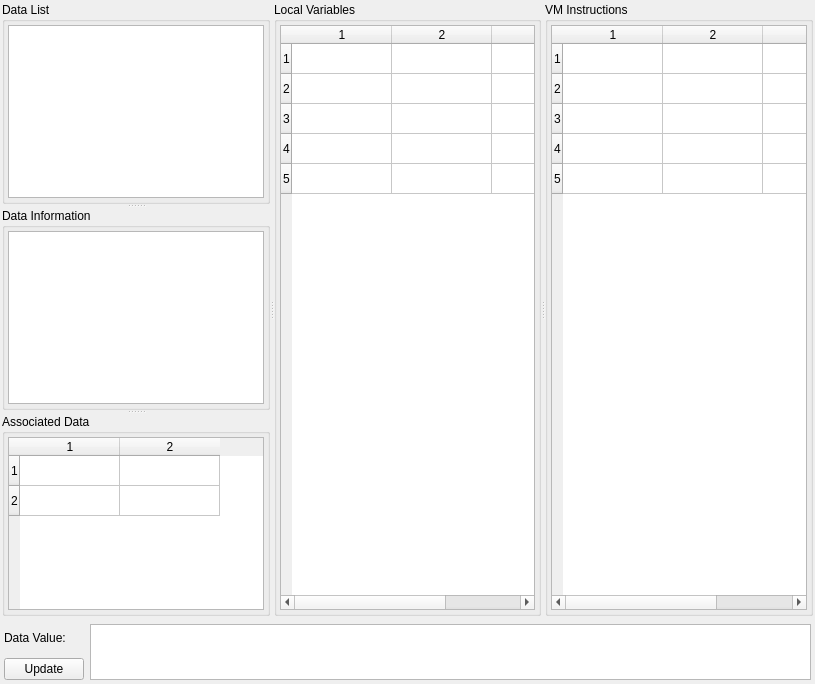
<?xml version="1.0" encoding="UTF-8"?>
<ui version="4.0">
 <class>DaoDataWidget</class>
 <widget class="QWidget" name="DaoDataWidget">
  <property name="geometry">
   <rect>
    <x>0</x>
    <y>0</y>
    <width>815</width>
    <height>684</height>
   </rect>
  </property>
  <property name="windowTitle">
   <string>Form</string>
  </property>
  <layout class="QVBoxLayout" name="verticalLayout_2">
   <property name="margin">
    <number>2</number>
   </property>
   <item>
    <widget class="QSplitter" name="dataSplitter">
     <property name="orientation">
      <enum>Qt::Horizontal</enum>
     </property>
     <widget class="QSplitter" name="splitter">
      <property name="orientation">
       <enum>Qt::Vertical</enum>
      </property>
      <widget class="QGroupBox" name="groupBox">
       <property name="minimumSize">
        <size>
         <width>0</width>
         <height>0</height>
        </size>
       </property>
       <property name="title">
        <string>Data List</string>
       </property>
       <layout class="QVBoxLayout" name="verticalLayout">
        <property name="margin">
         <number>3</number>
        </property>
        <item>
         <widget class="QListWidget" name="wgtDataList"/>
        </item>
       </layout>
      </widget>
      <widget class="QGroupBox" name="groupBox_2">
       <property name="minimumSize">
        <size>
         <width>0</width>
         <height>50</height>
        </size>
       </property>
       <property name="title">
        <string>Data Information</string>
       </property>
       <layout class="QVBoxLayout" name="verticalLayout_4">
        <property name="margin">
         <number>3</number>
        </property>
        <item>
         <widget class="QTextBrowser" name="wgtDataInfo">
          <property name="sizePolicy">
           <sizepolicy hsizetype="Expanding" vsizetype="Expanding">
            <horstretch>0</horstretch>
            <verstretch>0</verstretch>
           </sizepolicy>
          </property>
          <property name="minimumSize">
           <size>
            <width>0</width>
            <height>0</height>
           </size>
          </property>
          <property name="maximumSize">
           <size>
            <width>16777215</width>
            <height>16777215</height>
           </size>
          </property>
         </widget>
        </item>
       </layout>
      </widget>
      <widget class="QGroupBox" name="wgtInfoTableGroup">
       <property name="minimumSize">
        <size>
         <width>0</width>
         <height>50</height>
        </size>
       </property>
       <property name="title">
        <string>Associated Data</string>
       </property>
       <layout class="QVBoxLayout" name="verticalLayout_9">
        <property name="margin">
         <number>3</number>
        </property>
        <item>
         <widget class="QTableWidget" name="wgtInfoTable">
          <property name="rowCount">
           <number>2</number>
          </property>
          <property name="columnCount">
           <number>2</number>
          </property>
          <row/>
          <row/>
          <column/>
          <column/>
         </widget>
        </item>
       </layout>
      </widget>
     </widget>
     <widget class="QGroupBox" name="wgtDataTableGroup">
      <property name="minimumSize">
       <size>
        <width>0</width>
        <height>100</height>
       </size>
      </property>
      <property name="title">
       <string>Local Variables</string>
      </property>
      <layout class="QVBoxLayout" name="verticalLayout_10">
       <property name="margin">
        <number>3</number>
       </property>
       <item>
        <widget class="QTableWidget" name="wgtDataTable">
         <property name="minimumSize">
          <size>
           <width>200</width>
           <height>0</height>
          </size>
         </property>
         <property name="toolTip">
          <string>Double click to view the data object</string>
         </property>
         <property name="rowCount">
          <number>5</number>
         </property>
         <property name="columnCount">
          <number>3</number>
         </property>
         <row/>
         <row/>
         <row/>
         <row/>
         <row/>
         <column/>
         <column/>
         <column/>
        </widget>
       </item>
      </layout>
     </widget>
     <widget class="QGroupBox" name="wgtExtraTableGroup">
      <property name="minimumSize">
       <size>
        <width>0</width>
        <height>100</height>
       </size>
      </property>
      <property name="title">
       <string>VM Instructions</string>
      </property>
      <layout class="QVBoxLayout" name="verticalLayout_11">
       <property name="margin">
        <number>3</number>
       </property>
       <item>
        <widget class="QTableWidget" name="wgtExtraTable">
         <property name="minimumSize">
          <size>
           <width>200</width>
           <height>0</height>
          </size>
         </property>
         <property name="rowCount">
          <number>5</number>
         </property>
         <property name="columnCount">
          <number>3</number>
         </property>
         <row/>
         <row/>
         <row/>
         <row/>
         <row/>
         <column/>
         <column/>
         <column/>
        </widget>
       </item>
      </layout>
     </widget>
    </widget>
   </item>
   <item>
    <widget class="QWidget" name="widget_4" native="true">
     <property name="maximumSize">
      <size>
       <width>16777215</width>
       <height>60</height>
      </size>
     </property>
     <layout class="QHBoxLayout" name="horizontalLayout">
      <property name="margin">
       <number>2</number>
      </property>
      <item>
       <layout class="QVBoxLayout" name="verticalLayout_5">
        <property name="sizeConstraint">
         <enum>QLayout::SetMinimumSize</enum>
        </property>
        <item>
         <widget class="QLabel" name="label_7">
          <property name="maximumSize">
           <size>
            <width>100</width>
            <height>16777215</height>
           </size>
          </property>
          <property name="text">
           <string>Data Value:</string>
          </property>
         </widget>
        </item>
        <item>
         <widget class="QPushButton" name="btnUpdateValue">
          <property name="maximumSize">
           <size>
            <width>100</width>
            <height>16777215</height>
           </size>
          </property>
          <property name="text">
           <string>Update</string>
          </property>
         </widget>
        </item>
       </layout>
      </item>
      <item>
       <widget class="QTextEdit" name="wgtDataValue">
        <property name="sizePolicy">
         <sizepolicy hsizetype="Expanding" vsizetype="Expanding">
          <horstretch>0</horstretch>
          <verstretch>0</verstretch>
         </sizepolicy>
        </property>
        <property name="minimumSize">
         <size>
          <width>200</width>
          <height>0</height>
         </size>
        </property>
        <property name="maximumSize">
         <size>
          <width>16777215</width>
          <height>60</height>
         </size>
        </property>
       </widget>
      </item>
     </layout>
    </widget>
   </item>
  </layout>
 </widget>
 <resources/>
 <connections/>
</ui>
